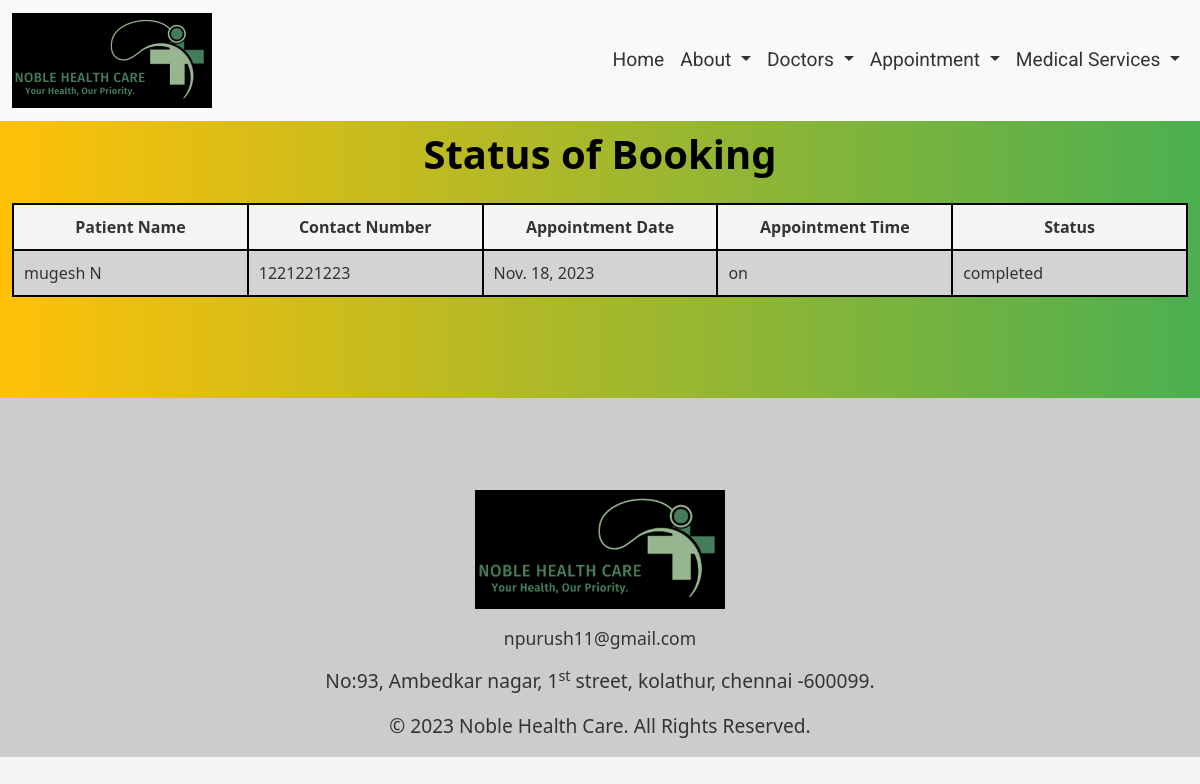
Page /appointment/history/ on the earlier database version.
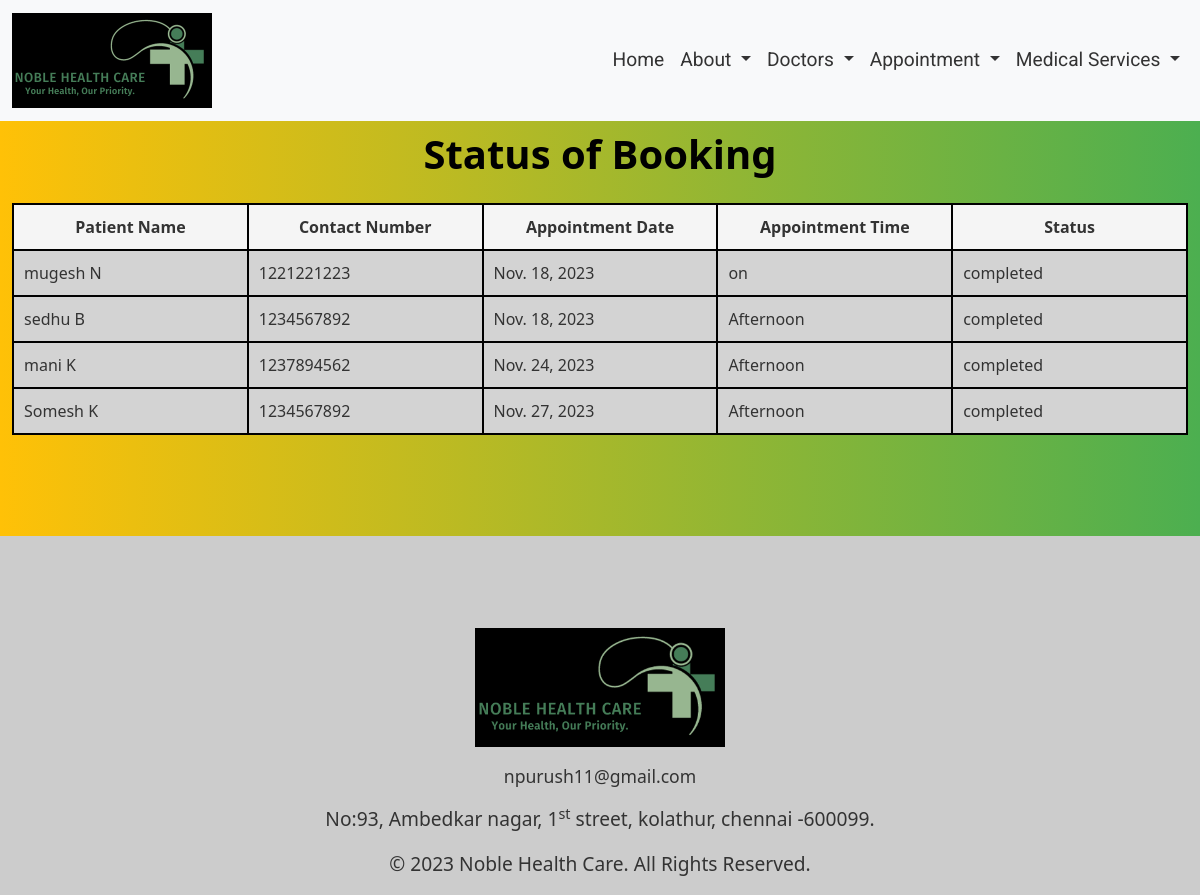
Same page on the later database version.
### Home/models.py (models this page shows, shortened)
class userDetail(models.Model):
    firstName = models.CharField(max_length=200)
    middleName = models.CharField(max_length=200, blank=True, null=True)
    lastName = models.CharField(max_length=200)
    gender = models.CharField(max_length=6)
    email = models.EmailField(max_length=200)
    phoneNumber = models.IntegerField()
    department = models.CharField(max_length=50)
    preferredDate = models.DateField()
    preferredTime = models.CharField(max_length=50)
    medicalConcern = models.TextField()
    address = models.TextField(max_length=300)
    status = models.CharField(
        max_length=50,
        choices=[
            ("confirmed", "Confirmed"),
            ("waiting", "Waiting"),
            ("completed", "Completed"),
        ],
        default="waiting",
    )
    def full_name(self):
        parts = [self.firstName, self.middleName, self.lastName]
        name_parts = [part for part in parts if part]
        return " ".join(name_parts)

### appointment/views.py (the view)
# urls.py: path("history/", views.history),
def history(request):
    completedData = userDetail.objects.filter(status__in=["completed"])
    return render(request, "history.html", {"completedData": completedData})

### appointment/templates/history.html (shortened to what the changed rows need)
<!DOCTYPE html>
<html lang="en">
<head>
    {% load static %}
    <link rel="stylesheet" href= "{% static 'css/bootstrap.min.css' %}">
    <link rel="stylesheet" href= "{% static 'css/history.css' %}">
</head>
<body>
    <div class="tblContainer">
      <div class="container-fluid">
        <div class="row">
          <div class="col-12">
            <div class="table-responsive">
              <h1 class="caption pb-4 text-center">Status of Booking</h1>
              <table>
                <thead>
                  <tr>
                    <th>Patient Name</th>
                    <th>Contact Number</th>
                    <th>Appointment Date</th>
                    <th>Appointment Time</th>
                    <th>Status</th>
                  </tr>
                </thead>
                <tbody>
                  {% if completedData %}
                    {% for data in completedData %}
                      <tr
                        class="{% if data.status == 'confirmed' %}confirmed-row{% elif data.status == 'waiting' %}waiting-row{% elif data.status == 'completed' %}completed-row{% endif %}"
                      >
                        <td>{{ data.full_name}}</td>
                        <td class="phoneNumber">{{ data.phoneNumber }}</td>
                        <td>{{ data.preferredDate }}</td>
                        <td>{{ data.preferredTime }}</td>
                        <td>{{ data.status }}</td>
                      </tr>
                    {% endfor %}
                  {% else %}
                    <tr>
                      <td colspan="5"> No data available</td>
                    </tr>
                  {% endif %}
                </tbody>
              </table>
            </div>
          </div>
        </div>
      </div>
    </div>
</body>
</html>

Differences in the rows shown:
now on this page (row edited): userDetail: full_name "sedhu B", phoneNumber "1234567892", preferredDate "Nov. 18, 2023", preferredTime "Afternoon", status "completed"
now on this page (row edited): userDetail: full_name "mani K", phoneNumber "1237894562", preferredDate "Nov. 24, 2023", preferredTime "Afternoon", status "completed"
added userDetail: full_name "Somesh K", phoneNumber "1234567892", preferredDate "Nov. 27, 2023", preferredTime "Afternoon", status "completed"
